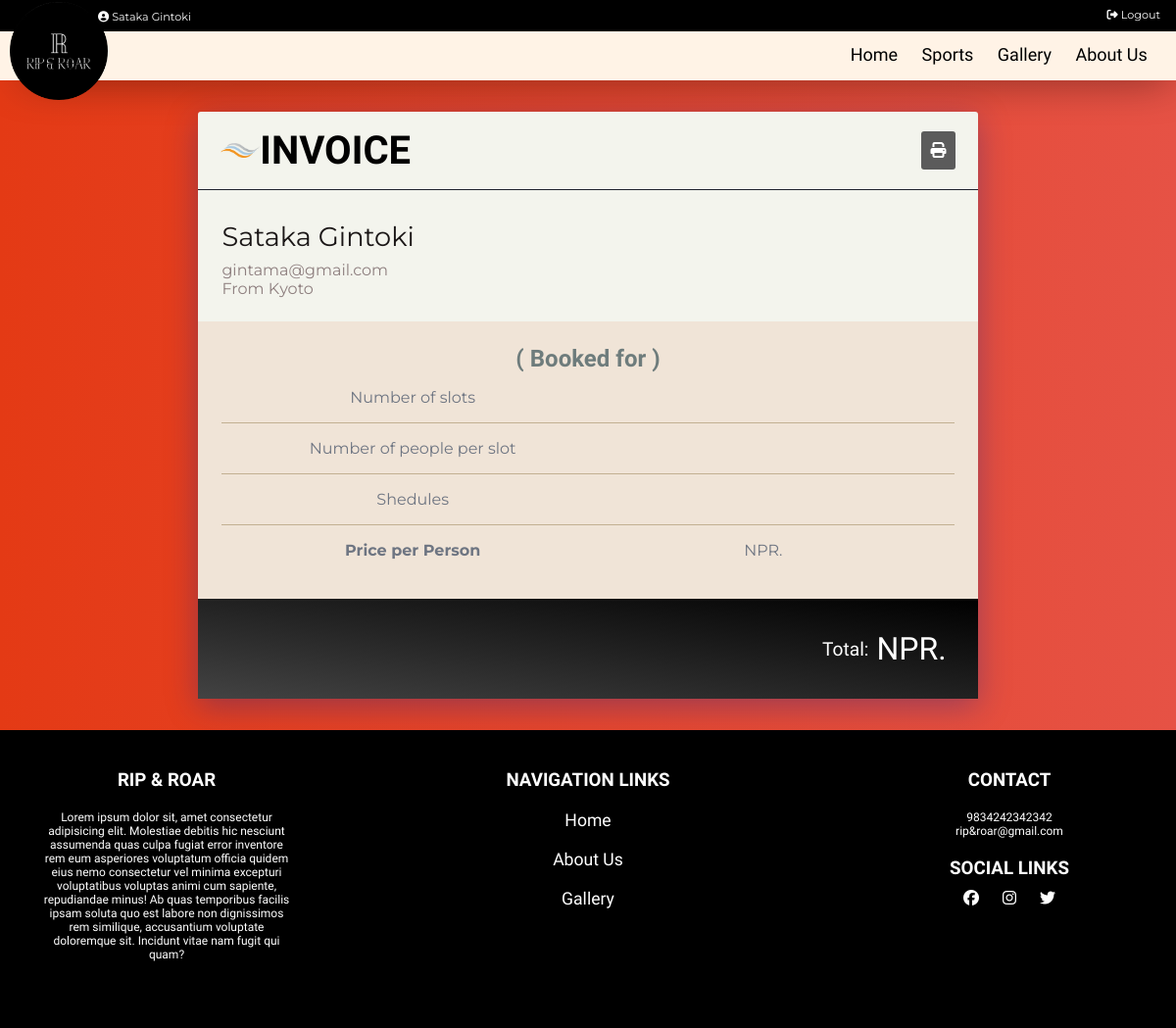
Screenshot of /reciept.php (signed in) with the database file from the repository.
### tables this page shows
CREATE TABLE `users` (
  `user_id` int(11) NOT NULL,
  `name` varchar(50) NOT NULL,
  `username` varchar(50) NOT NULL,
  `email` varchar(50) NOT NULL,
  `age` int(11) NOT NULL,
  `country` varchar(255) NOT NULL,
  `password` varchar(50) NOT NULL,
  `role` int(11) NOT NULL,
  `status` int(11) NOT NULL
);

### includes/db.php (called while the page is built, shortened)
<?php
class DbConnection{
    private $host = 'localhost';
    private $username = 'root';
    private $password = '';
    private $database = 'rrdb';
    protected $connection;
    public function __construct(){
        if (!isset($this->connection)) {
            $this->connection = new mysqli($this->host, $this->username, $this->password, $this->database);
        }
        return $this->connection;
    }
}
?>

### includes/crud.php (called while the page is built, shortened)
<?php
     include_once "db.php";
     class CrudOperation extends DbConnection{
         public function fetch_data_with_id($table_name, $column_name, $id) {
            $sql = "SELECT * FROM $table_name WHERE $column_name = '$id'";
            $query = $this->connection->query($sql);
            if($query){
                $row = $query->fetch_array();
                return $row;
            }
            else
            echo "Invalid sql ".$sql;
         }
     }
     $crud = new CrudOperation;
?>

### reciept.php (the view, shortened to what this page needs)
<?php include_once 'header.php'; ?>
<?php
$user_details = $crud->fetch_data_with_id('users', 'user_id', $_SESSION['user']);
$sport_detail = $crud->fetch_data_with_id('sport_detail', 'sport_detail_id', $_SESSION['sport_detail_id']);
$sport = $crud->fetch_data_with_id('sport', 'sport_id', $sport_detail['sport_id']);
?>
<section class="invoiceContainer">
    <div class="invoicePage">
        <div class="invoiceHeader"><div class="logo"> </div><h1>INVOICE</h1>
        <button onclick="window.print()"><i class="fas fa-print"></i></button>
        </div>
        <div class="invoiceBody">
            <div class="left">
                <span class="name"><?php echo $user_details['name']; ?></span>
                <span><?php echo $user_details['email']; ?></span>
                <span>From <?php echo $user_details['country']; ?></span>
            </div>
        </div>
        <div class="bookingDetails">
            <h2> <?php echo $sport_detail['name']; ?> ( Booked for <?php echo $_SESSION['reciept_data']['date']; ?> )</h2>
            <div class="bookingDetailsBody">
                <div class="left">
                    <div><span class="tHead"> Number of slots </span><span class="content"> <?php echo $_SESSION['reciept_data']['numSlots']; ?></span></div>
                    <div><span class="tHead"> Number of people per slot  </span><span class="content"><?php echo $_SESSION['reciept_data']['numPeople']; ?></span></div>
                    <div><span class="tHead"> Shedules </span> </div>
                     <div style="border-bottom:0px;"><span class="tHead"><b> Price per Person </b></span><span class="content"> NPR.<b><?php echo $sport['price']; ?></b></span></div>
                </div>
            </div>
        </div>
        <div class="totalPrice">
                <span style="font-size:1.2rem">Total:</span> &nbsp;<span>NPR. <?php echo $_SESSION['reciept_data']['total']; ?></span>
            </div>
    </div>
</section>
<?php include_once 'footer.php'; ?>

### header.php (shortened to what this page needs)
<?php
   include_once 'includes/form.php';
   $curPage = basename($_SERVER['PHP_SELF']);
   ?>
<!DOCTYPE html>
<html lang="en">
<head>
    <link rel="stylesheet" type="text/css" href="css/main.css" />
    <link rel="stylesheet" type="text/css" href="css/flickity.css" />
</head>
<body>
   <div class="top-nav">
      <?php if (!isset($_SESSION['user']) ||(trim ($_SESSION['user']) == '')){ ?>
      <a href="login.php" class="logout <?php echo ($curPage == "register.php" ? "active" : "");?>"><i class="fas fa-user-plus"></i> SignUp/SignIn</a>
      <?php } else {
         $userDetailsRow = $crud->fetch_data_with_id('users', 'user_id', $_SESSION['user']);
         ?>
         <a href="profile.php" class="<?php echo ($curPage == "account.php" ? "active" : "");?>" style="position:absolute;left:100px;top:10px;width:fit-content;"><i class="fas fa-user-circle"></i> <?php echo ucfirst($userDetailsRow['name']); ?></a>
         <a href="index.php?logout='1'" class="logout"><i class="fas fa-sign-out-alt"></i> Logout</a>
      <?php }?>
   </div>
   <div class="nav " >
      <div class="nav-header">
         <div class="nav-title">
         <img src="assets/logo.PNG" alt="Logo" style="width:100px;height:100px;position:relative;top:-40px;z-index:9999;
            ">
         </div>
      </div>
      <div class="nav-links" style="padding-right:1.2rem">
         <a href="index.php" class="<?php echo ($curPage == "index.php" ? "active" : "");?>" >Home</a>
         <a href="explore.php" class="<?php echo ($curPage == "explore.php" ? "active" : "");?>">Sports</a>
         <a href="gallery.php" class="<?php echo ($curPage == "gallery.php" ? "active" : "");?>"> Gallery</a>
         <a href="about.php" class="<?php echo ($curPage == "about.php" ? "active" : "");?>">About Us</a>
      </div>
   </div>

### rows the page displays
users: name "Sataka Gintoki", email "gintama@gmail.com", country "Kyoto"
